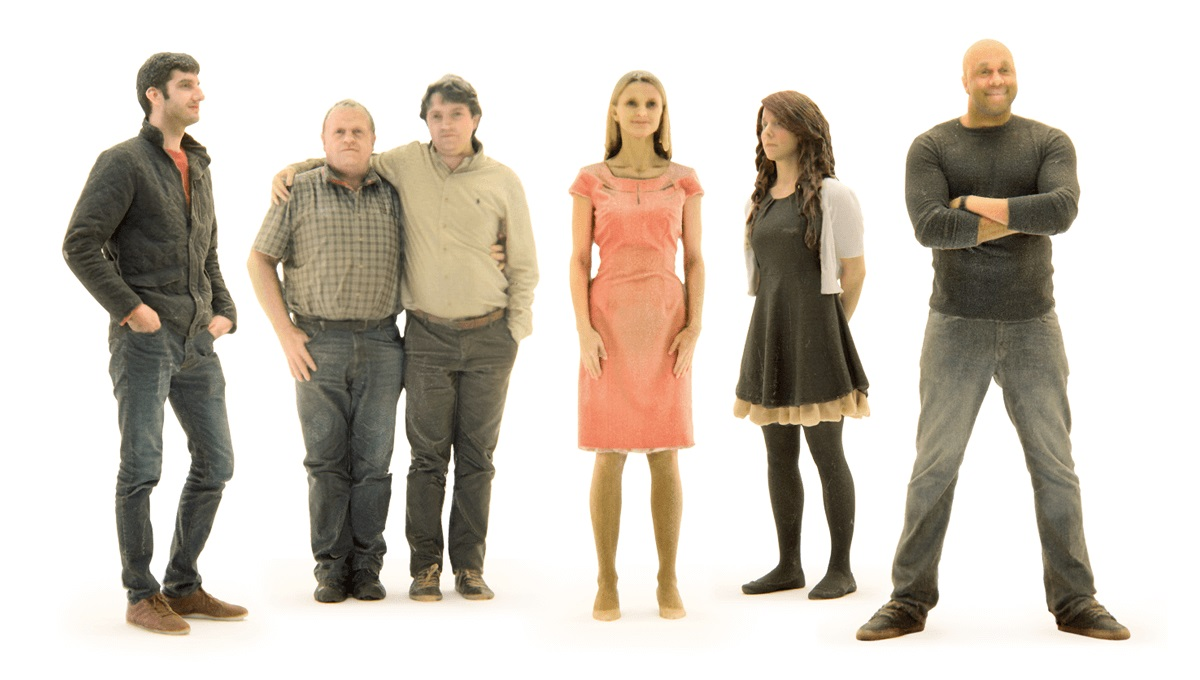
#> input picture Python/Курсовая на продажу/HOG/Test3.jpg, 1200 x 680 px, given in place of People7.jpg, which was not available
$ python 'lk_track (2).py' ../HOG/Test3.jpg
#> lines starting #> are read from the running program, lines starting #| are printed output that depends on the picture; pictures that were not available may be replaced by others from this repository, and a replacement may not be noted
from __future__ import print_function

import numpy as np
import cv2
import time
from common import anorm2, draw_str
from time import clock

x0 = 0
y0 = 255
x2 = 255
y2 = 0
refPt = []
cropping = False


lk_params = dict( winSize  = (15, 15),
                  maxLevel = 2,
                  criteria = (cv2.TERM_CRITERIA_EPS | cv2.TERM_CRITERIA_COUNT, 10, 0.03))

feature_params = dict( maxCorners = 500,
                       qualityLevel = 0.3,
                       minDistance = 7,
                       blockSize = 7 )


class App:
    def __init__(self, video_src):
        self.v = 0
        self.fps = 0
        self.track_len = 10
        self.detect_interval = 5
        self.tracks = []
        self.frame_idx = 0

    def run(self):
        self.start = time.time() #Запуск таймера
        ff = 0
        on = 1
        while True:
            frame = cv2.imread('People7.jpg') #Загрузка изображения
#> frame is the input picture: shape (680, 1200, 3); mean B, G, R 188.6, 198.6, 206.3

            frame_gray = cv2.cvtColor(frame, cv2.COLOR_BGR2GRAY) #Делаем его черно-белым
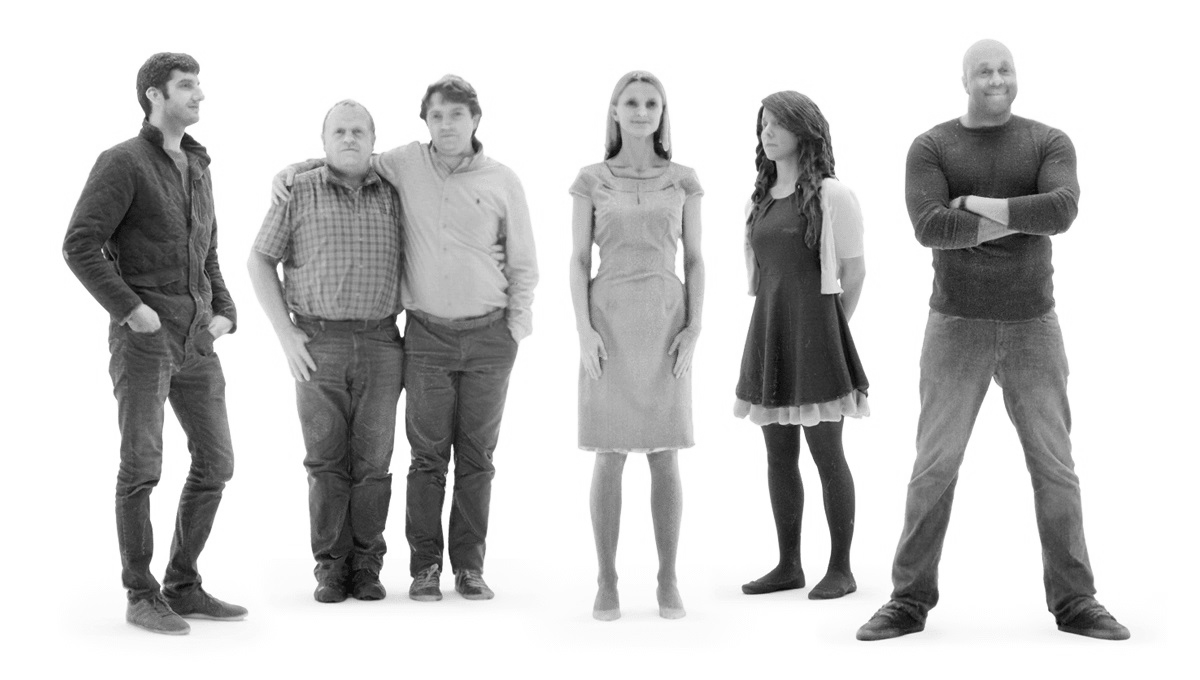
#> frame_gray: shape (680, 1200); min 7, max 255, mean 199.7
            vis = frame.copy()

            def click_and_crop(event, x, y, flags, param):
                # grab references to the global variables
                global x0, y0, x2, y2, cropping
            #Поиск контрастных точек
            if len(self.tracks) > 0:
                img0, img1 = self.prev_gray, frame_gray
                p0 = np.float32([tr[-1] for tr in self.tracks]).reshape(-1, 1, 2)
                p1, st, err = cv2.calcOpticalFlowPyrLK(img0, img1, p0, None, **lk_params)
                p0r, st, err = cv2.calcOpticalFlowPyrLK(img1, img0, p1, None, **lk_params)
                d = abs(p0-p0r).reshape(-1, 2).max(-1)
                good = d < 1
                new_tracks = []
                #Создание массива из точек
                for tr, (x, y), good_flag in zip(self.tracks, p1.reshape(-1, 2), good):
                    if not good_flag:
                        continue
                    tr.append((x, y))
                    if len(tr) > self.track_len:
                        del tr[0]
                    new_tracks.append(tr)
                    cv2.circle(vis, (x, y), 2, (0, 255, 0), -1) #Отрисовка точек
                if self.tracks == new_tracks:
                    ff = 1
                self.tracks = new_tracks
                #cv2.polylines(vis, [np.int32(tr) for tr in self.tracks], False, (0,255,0)) Отрисовка линий (требуется при работе с видеорядом
                draw_str(vis, (40, 40), 'track count: %d' % len(self.tracks)) #Вывод количества точек
                draw_str(vis, (40, 80), 'Press "Esc" for out')
            #Отработка частного случая
            if self.frame_idx % self.detect_interval == 0:
                mask = np.zeros_like(frame_gray)
                mask[:] = 255
                for x, y in [np.int32(tr[-1]) for tr in self.tracks]:
                    cv2.circle(mask, (x, y), 5, 0, -1)
                p = cv2.goodFeaturesToTrack(frame_gray, mask = mask, **feature_params)
#> p = 52 rows, first 8: [401, 335], [797, 427], [185, 135], [389, 474], [832, 175], [403, 389], [403, 312], [764, 427]
                if p is not None:
                    for x, y in np.float32(p).reshape(-1, 2):
                        self.tracks.append([(x, y)])
#> this loop made 52 passes
#> (x, y) on passes 1 to 12: (401, 335), (797, 427), (185, 135), (389, 474), (832, 175), (403, 389), (403, 312), (764, 427), (806, 428), (823, 291), (318, 562), (810, 596)
#> after the loop, self.tracks = 52 items

            self.end = time.time()#Окончание таймера

            if ff == on:
                tt = float(self.end - self.start)
                print(tt)
                on = 2

            self.frame_idx += 1
            self.prev_gray = frame_gray
            #Изменение размера изображения
            fw = 600
            rr = float(fw) / vis.shape[1]
#> rr = 0.5
            dim = (fw, int(vis.shape[0]*rr))
#> dim = (600, 340)
            resized = cv2.resize(vis, dim, interpolation = cv2.INTER_AREA)

            cv2.imshow('lk_track', resized) #Вывод изображения

            ch = cv2.waitKey(1) # Закрытие окна при нажатии "Esc"
#> (key Esc is pressed here)
            if ch == 27:
                break

def main():
    import sys
    try:
        video_src = sys.argv[1]
    except:
        video_src = 0

    App(video_src).run()
    cv2.destroyAllWindows()

if __name__ == '__main__':
    main()

$ run again, on Python/Курсовая на продажу/HOG/Test4.jpg
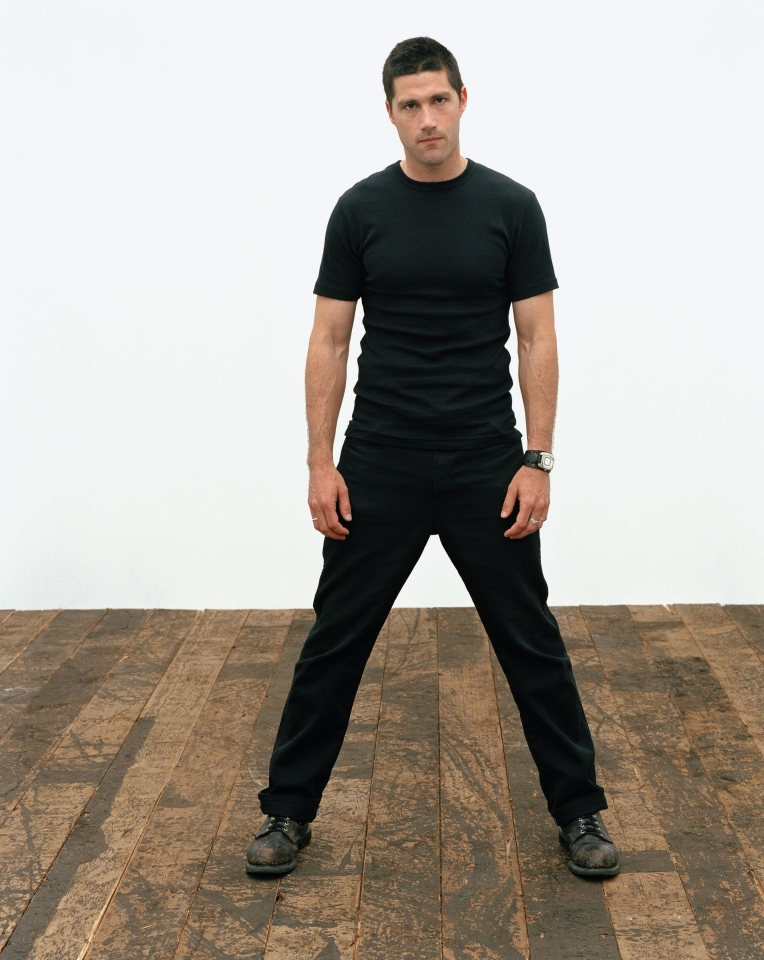
#> input picture Python/Курсовая на продажу/HOG/Test4.jpg, 764 x 960 px, given in place of People7.jpg, which was not available
#> in run, frame is the input picture: shape (960, 764, 3); mean B, G, R 153.8, 162, 169.5
#> in run, `frame_gray = cv2.cvtColor(frame, cv2.COLOR_BGR2GRAY)`:
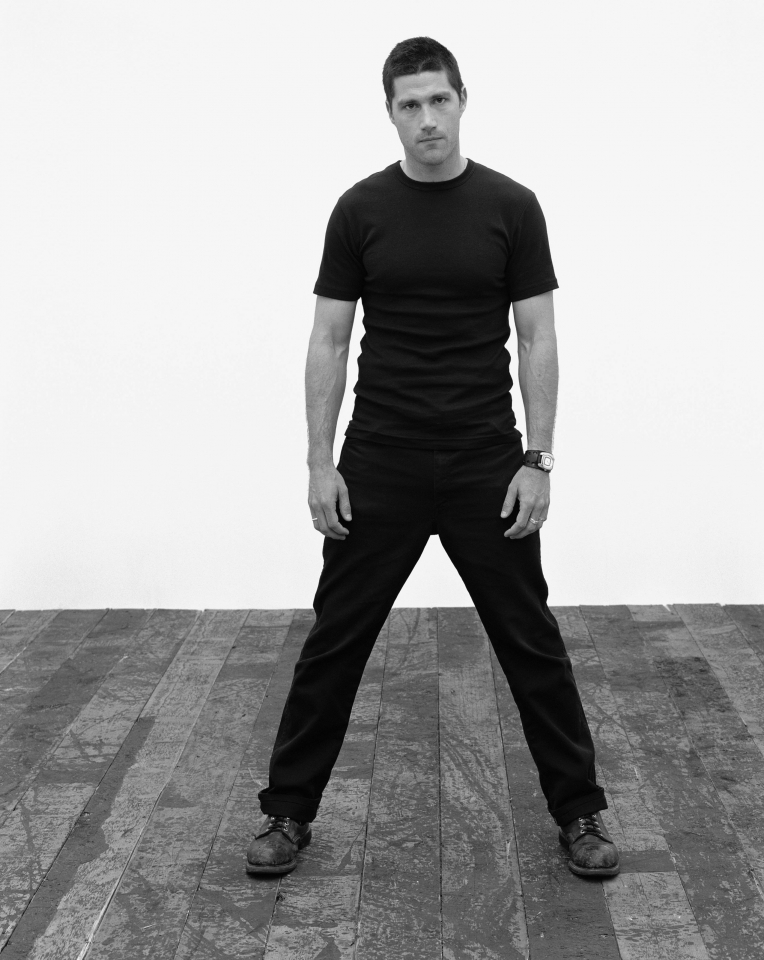
#> frame_gray: shape (960, 764); min 2, max 249, mean 163.3
#> p = 25 rows, first 8: [436, 536], [556, 286], [516, 427], [542, 455], [398, 163], [359, 299], [525, 451], [315, 291]
#> the loop in run, `for x, y in np.float32(p).reshape(-1, 2):` made 25 passes
#> after the loop in run, `for x, y in np.float32(p).reshape(-1, 2):`: self.tracks = 25 items

$ run again, on Python/Курсовая на продажу/HOG/Test5.jpg
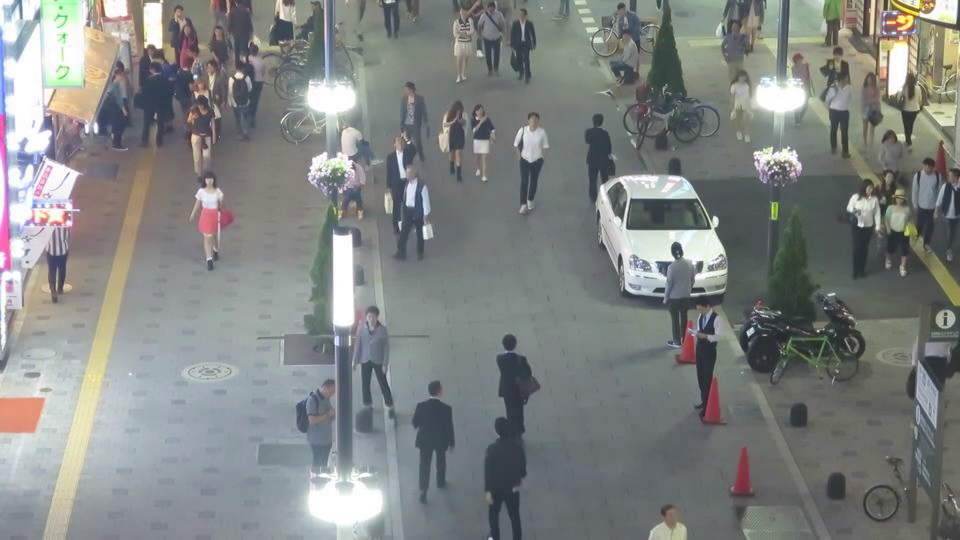
#> input picture Python/Курсовая на продажу/HOG/Test5.jpg, 960 x 540 px, given in place of People7.jpg, which was not available
#> in run, frame is the input picture: shape (540, 960, 3); mean B, G, R 130.8, 132.3, 129.2
#> in run, `frame_gray = cv2.cvtColor(frame, cv2.COLOR_BGR2GRAY)`:
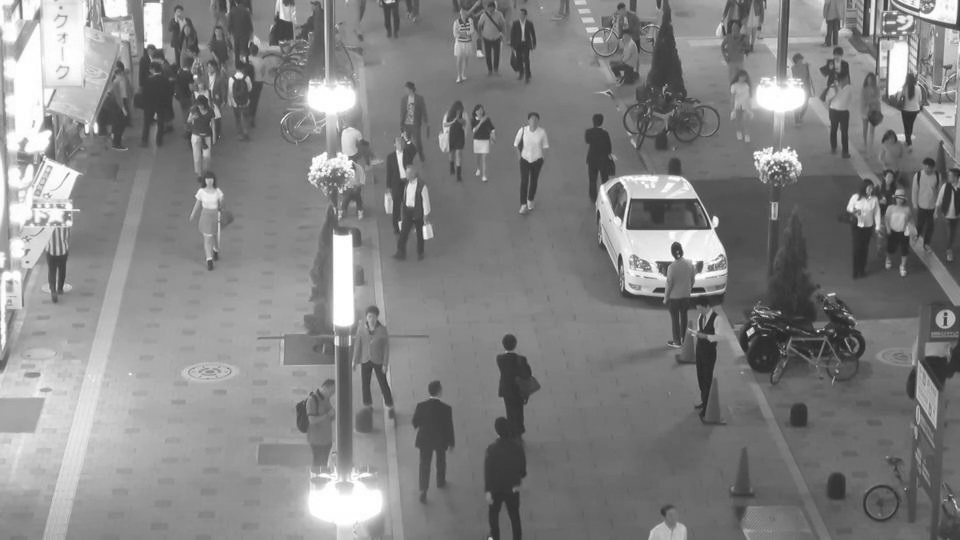
#> frame_gray: shape (540, 960); min 30, max 255, mean 131.2
#> p = 114 rows, first 8: [860, 224], [708, 227], [700, 263], [749, 333], [891, 94], [775, 169], [953, 21], [628, 227]
#> the loop in run, `for x, y in np.float32(p).reshape(-1, 2):` made 114 passes
#> after the loop in run, `for x, y in np.float32(p).reshape(-1, 2):`: self.tracks = 114 items
